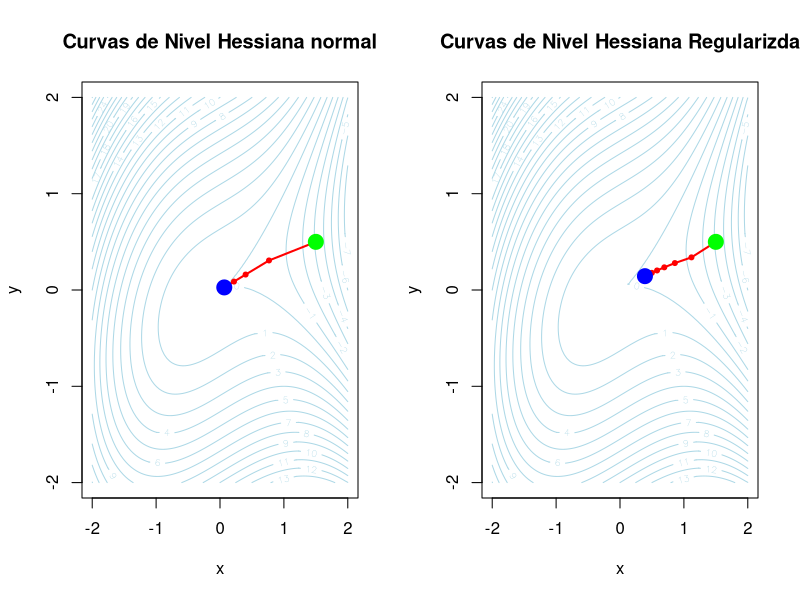

Source code (R):
# Definimos la función objetivo
f <- function(x) {
  return(0.5*(x[1]**2)  + 2.5*(x[2]**2) -2*x[1]*x[2]  - x[1]**3 )
}

#-------------------------------------------------------------------------------
# Definimos el vector gradiente de la función
gradiente_f <- function(x) {
  dx <- x[1] - 2*x[2] - 3*x[1]**2
  dy <- 5*x[2] - 2*x[1]
  return(c(dx, dy))
} 

#-------------------------------------------------------------------------------
# Definimos la matriz Hessiana de la función
hessiana_f <- function(x) {
  dxx <- 1 -6*x[1]
  dxy <- -2
  dyx <- -2
  dyy <- 5
  H <- matrix(c(dxx, dxy,
                dyx, dyy ), nrow = 2, byrow = TRUE)
  return(H)
}

#-------------------------------------------------------------------------------
# Definimos la matriz Hessiana regularizada de la función
hessiana_R <- function(x, c_base = 1e-4) {
  H <- hessiana_f(x)
  
  # Calcular valores propios para verificar si la matriz es definida positiva
  valores_propios <- eigen(H, only.values = TRUE)$values
  
  # Si algún valor propio es <= 0, necesitamos regularizar
  if (any(valores_propios <= 0)) {
    # Encontrar el valor propio más negativo
    min_eigenval <- min(valores_propios)
    
    # Elegir c suficientemente grande para hacer la matriz positiva definida
    # c debe ser mayor que |min_eigenval| más un pequeño margen
    c <- abs(min_eigenval) + c_base
    
    # Regularizar: H_mod = H + c*I
    I <- diag(nrow(H))
    H_modificada <- H + c * I
    
    cat(sprintf("  [Regularización aplicada: c = %.6f, λ_min = %.6f]\n", c, min_eigenval))
    
    return(H_modificada)
  } else {
    # La Hessiana ya es definida positiva, no necesita regularización
    return(H)
  }
}

#-------------------------------------------------------------------------------
# Parámetros del algoritmo
valor_inicial <- c(1.5, 0.5)# Definimos la función objetivo
f <- function(x) {
  return(0.5*(x[1]**2)  + 2.5*(x[2]**2) -2*x[1]*x[2]  - x[1]**3 )
}

#-------------------------------------------------------------------------------
# Definimos el vector gradiente de la función
gradiente_f <- function(x) {
  dx <- x[1] - 2*x[2] - 3*x[1]**2
  dy <- 5*x[2] - 2*x[1]
  return(c(dx, dy))
} 

#-------------------------------------------------------------------------------
# Definimos la matriz Hessiana de la función
hessiana_f <- function(x) {
  dxx <- 1 -6*x[1]
  dxy <- -2
  dyx <- -2
  dyy <- 5
  H <- matrix(c(dxx, dxy,
                dyx, dyy ), nrow = 2, byrow = TRUE)
  return(H)
}

#-------------------------------------------------------------------------------
# Definimos la matriz Hessiana regularizada de la función
hessiana_R <- function(x, delta = 1) {
  #llamamos a la hesiana normal
  H <- hessiana_f(x)
  #conseguimos los numeros de !!!VALORES PROPIOS!!!
  descomposicion <- eigen(H)
  
  # Ahora 'delta' está definido dentro del alcance de la función
  #C = Buscame el valor maximo de(DESCOMPOSICION y DEALTA)   
  #Evitamos que sea exponencial
  c <- pmax(descomposicion$values, delta) 
  
  # Reconstruir la matriz regularizada
  H_reg <- H - c
  return(H_reg)
}

#-------------------------------------------------------------------------------
#-------------------------------------------------------------------------------
# Parámetros del algoritmo
valor_inicial <- c(1.5, 0.5)
tol <- 1e-6
max_inter <- 10000  # Aumentamos las iteraciones por si acaso, aunque no sean necesarias aquí
iteraciones <- 0
iteraciones_r <- 0

#-------------------------------------------------------------------------------
# Bucle del método de Newton
x_k_h <- valor_inicial
x_k_r <- valor_inicial

# necesario para graficar Hessiana normal
historial_x_H <- numeric(0)
historial_y_H <- numeric(0)
historial_f_H <- numeric(0)

# necesario para graficar Hessiana regularizada
historial_x_R <- numeric(0)
historial_y_R <- numeric(0)
historial_f_R <- numeric(0)

#-------------------------------------------------------------------------------
#Hessiana regularizada
for (i in 1:max_inter) {
  
  #guardamos los parametros "nuevos" de Hessina regularizada
  historial_x_R <- c(historial_x_R, x_k_r[1])
  historial_y_R <- c(historial_y_R, x_k_r[2])
  historial_f_R <- c(historial_f_R, f(x_k_r))
  
  iteraciones_r <- iteraciones_r + 1
  
  #-----------------------------------------------------------------------------
  # Calculamos el siguiente punto
  paso_newton_R <- solve(hessiana_R(x_k_r)) %*% gradiente_f(x_k_r) #H^-1 * F
  x_k1_r <- x_k_r - paso_newton_R  
  
  # Verificar si hay valores inválidos
  if (any(is.na(x_k1_r)) || any(is.infinite(x_k1_r))) {
    cat("Error: Valores inválidos en iteración", iteraciones_r, "\n")
    cat("x_k1_r =", x_k1_r, "\n")
    break
  }
  #print(paste(x_k1_r))
  
  #-----------------------------------------------------------------------------
  # Criterios de parada
  if (all(abs(gradiente_f(x_k1_r)) < tol) || all(abs(x_k1_r - x_k_r) < tol)) {
    cat("Hessiana regularizada paró en iteración:", iteraciones_r, "\n")
    
    # Guardar punto final
    historial_x_R <- c(historial_x_R, x_k1_r[1])
    historial_y_R <- c(historial_y_R, x_k1_r[2])
    historial_f_R <- c(historial_f_R, f(x_k1_r))
    x_k_r <- x_k1_r
    break
  }
  
  #-----------------------------------------------------------------------------
  x_k_r <- x_k1_r
}

#Hessiana normal
for (i in 1:max_inter) {
  
  #guardamos los parametros "nuevos" de Hessina normal
  historial_x_H[i] <- x_k_h[1]
  historial_y_H[i] <- x_k_h[2]
  historial_f_H[i] <- f(x_k_h)
  
  iteraciones <- iteraciones + 1
  
  #-----------------------------------------------------------------------------
  # Calculamos el siguiente punto
  paso_newton_H <- solve(hessiana_f(x_k_h)) %*% gradiente_f(x_k_h) #H^-1 * F
  x_k1_h <- x_k_h - paso_newton_H                                  #X - (H^-1 * F)
  #-----------------------------------------------------------------------------
  
  # Criterios de parada
  if (all(abs(gradiente_f(x_k1_h)) < tol) || all(abs(x_k1_h - x_k_h) < tol)) {
    cat("paramos en iteracion = ",iteraciones)
    break
  }
  
  #-----------------------------------------------------------------------------
  x_k_h <- x_k1_h
}

#-------------------------------------------------------------------------------
#-------------------------------------------------------------------------------
# Si no esta no funciona 
#------NO BORRAR---------
historial_x_H <- historial_x_H[1:i]
historial_y_H <- historial_y_H[1:i]
historial_f_H <- historial_f_H[1:i]

# Si no esta no funciona 
#------NO BORRAR---------
historial_x_R <- historial_x_R[1:i]
historial_y_R <- historial_y_R[1:i]
historial_f_R <- historial_f_R[1:i]

#-------------------------------------------------------------------------------
# 1. Curvas de nivel para Hessiana normal
x_seq_H <- seq(-2, 2, length.out = 100)
y_seq_H <- seq(-2, 2, length.out = 100)

# 1. Curvas de nivel para Hessiana Regularizada
x_seq_R <- seq(-2, 2, length.out = 100)
y_seq_R <- seq(-2, 2, length.out = 100)

#-------------------------------------------------------------------------------
#funcion para obtener Z
f_outer <- function(x, y) {
  return(0.5*x^2 + 2.5*y^2 - 2*x*y - x^3)
}

#-------------------------------------------------------------------------------
#creacion de marco de graficos
par(mfrow = c(1, 2))

#-------------------------------------------------------------------------------
#valor de Z
z_H <- outer(x_seq_H, y_seq_H, f_outer)
z_R <- outer(x_seq_R, y_seq_R, f_outer)

#-------------------------------------------------------------------------------
#Grafico de Hessina Normal
contour(x_seq_H, y_seq_H, z_H,  
        nlevels = 30, 
        col = "lightblue",
        xlab = "x", ylab = "y",
        main = "Curvas de Nivel Hessiana normal")

# Superponer trayectoria
lines(historial_x_H, historial_y_H, col = "red", lwd = 2)
points(historial_x_H, historial_y_H, pch = 20, col = "red", cex = 1)
points(historial_x_H[1], historial_y_H[1], pch = 19, col = "green", cex = 2)
points(historial_x_H[i], historial_y_H[i], pch = 19, col = "blue", cex = 2)

#-------------------------------------------------------------------------------
#Grafico de Hessina Regularizada
contour(x_seq_R, y_seq_R, z_R,  
        nlevels = 30, 
        col = "lightblue",
        xlab = "x", ylab = "y",
        main = "Curvas de Nivel Hessiana Regularizda")

# Superponer trayectoria
lines(historial_x_R, historial_y_R, col = "red", lwd = 2)
points(historial_x_R, historial_y_R, pch = 20, col = "red", cex = 1)
points(historial_x_R[1], historial_y_R[1], pch = 19, col = "green", cex = 2)
points(historial_x_R[i], historial_y_R[i], pch = 19, col = "blue", cex = 2)

#-------------------------------------------------------------------------------
#-------------------------------------------------------------------------------
# Resultados
cat("\n=== RESULTADOS ===\n")
cat("\nHessiana Normal:\n")
cat("  Iteraciones:", iteraciones, "\n")
cat("  Mínimo encontrado en x:", x_k_h[1], "\n")
cat("  Mínimo encontrado en y:", x_k_h[2], "\n")
cat("  Valor de la función:", f(x_k_h), "\n")

cat("\nHessiana Regularizada:\n")
cat("  Iteraciones:", iteraciones_r, "\n")
cat("  Mínimo encontrado en x:", x_k_r[1], "\n")
cat("  Mínimo encontrado en y:", x_k_r[2], "\n")
cat("  Valor de la función:", f(x_k_r), "\n")